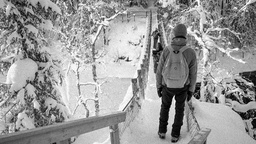
#> input picture 3lab/images/oulanka_quan_noise.jpg, 256 x 144 px, shrunk from 1050 x 590 before the run, found by its file name
$ python adaptive_median_filtering.py
#> lines starting #> are read from the running program, lines starting #| are printed output that depends on the picture
import numpy as np
import cv2 as cv

img_path = "C:/denFiles/git/technical-vision/3lab/images/"
img_name = "oulanka_quan_noise.jpg"
img = cv.imread(img_path + img_name, cv.IMREAD_GRAYSCALE)
#> img is the input picture: shape (144, 256); min 0, max 255, mean 153.4
n_rows, n_cols = img.shape[:2]
#> n_rows = 144; n_cols = 256

def calculate_intensity(img_padded_float, i, j, s, s_max):
    # Extract window
    window = img_padded_float[i - (s // 2):i + (s // 2) + 1, j - (s // 2):j + (s // 2) + 1]
    # Calculate necessary values
    z_min = np.min(window)
    z_max = np.max(window)
    z_med = np.sort(window.reshape(-1))[window.size // 2]

    # Check condition 1
    if z_min < z_med < z_max:
        h, w = window.shape
        z = window[h // 2, w // 2]
        # Check condition 2
        if z_min < z < z_max:
            return z
        else:
            return z_med
    else:
        # Increase size of the window
        s += 2
        if s <= s_max:
            return calculate_intensity(img_padded_float, i, j, s, s_max)
        else:
            return img_padded_float[i, j]

# Set parameters
s_max = 15
s_initial = 5

# Convert to float and make padding
img_padded_float = img.astype(np.float32) / 255
offset = s_max // 2
img_padded_float = cv.copyMakeBorder(img_padded_float, offset, offset, offset, offset, cv.BORDER_REPLICATE)
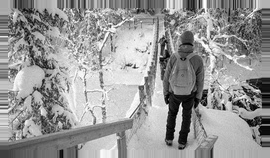
#> img_padded_float: shape (158, 270) float32; min 0, max 1, mean 0.591
filtered_img_padded = np.zeros_like(img_padded_float, dtype=np.float32)

# Go through all pixels
for i in range(offset, n_rows + offset + 1):
    for j in range(offset, n_cols + offset + 1):
        filtered_img_padded[i, j] = calculate_intensity(img_padded_float, i, j, s_initial, s_max)
#> this loop made 145 passes
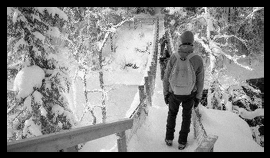
#> filtered_img_padded: shape (158, 270) float32; min 0, max 0.996, mean 0.526

filtered_img = filtered_img_padded[offset:-offset, offset:-offset]
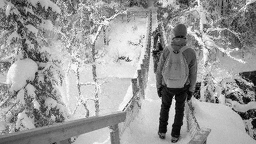
#> filtered_img: shape (144, 256) float32; min 0.00392, max 0.996, mean 0.603

# Convert back
filtered_img = np.clip(filtered_img * 255, 0, 255).astype(np.uint8)

cv.imwrite(img_path + img_name.rpartition('.')[0] + '_' + str(s_max) + "_ada_med_fil.jpg", filtered_img)
cv.imshow("Adaptive median filtering", filtered_img)
cv.waitKey(0)
cv.destroyAllWindows()

$ run again, with 3lab/images/lake_0.5_impulse_noise_ada_med_fil.jpg copied over 3lab/images/oulanka_quan_noise.jpg
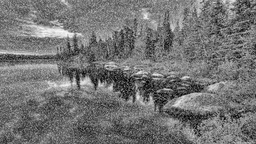
#> input picture 3lab/images/lake_0.5_impulse_noise_ada_med_fil.jpg, 256 x 144 px, shrunk from 1920 x 1080 before the run, found by its file name
#> img is the input picture: shape (144, 256); min 0, max 250, mean 115.7
#> `img_padded_float = cv.copyMakeBorder(img_padded_float, offset, offset,..`:
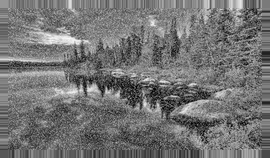
#> img_padded_float: shape (158, 270) float32; min 0, max 0.98, mean 0.453
#> the loop `for i in range(offset, n_rows + offset + 1):` made 145 passes
#> `filtered_img = filtered_img_padded[offset:-offset, offset:-offset]`:
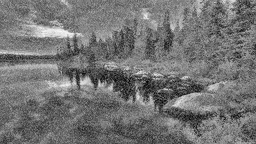
#> filtered_img: shape (144, 256) float32; min 0.00392, max 0.976, mean 0.454
